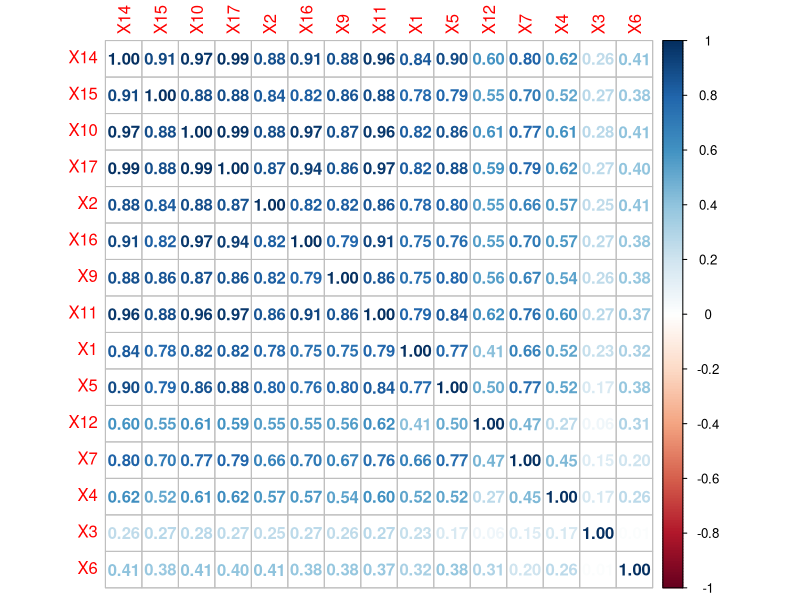
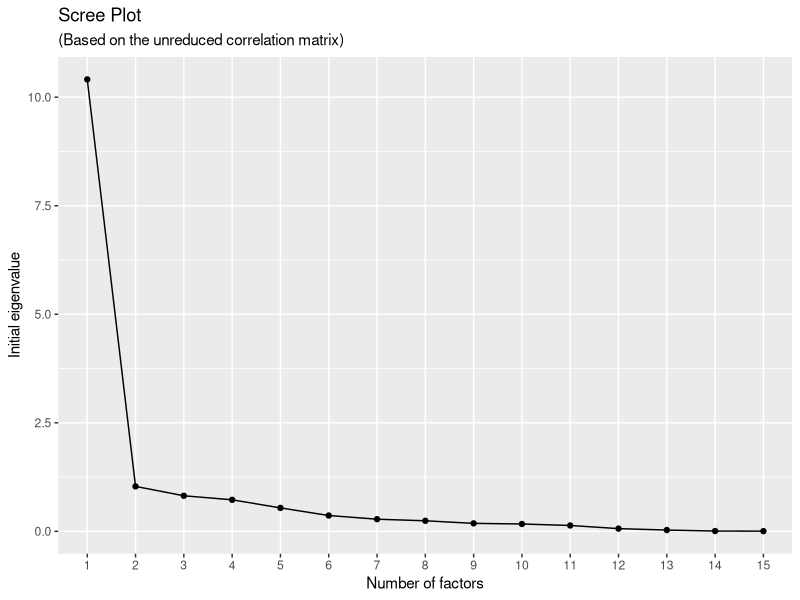
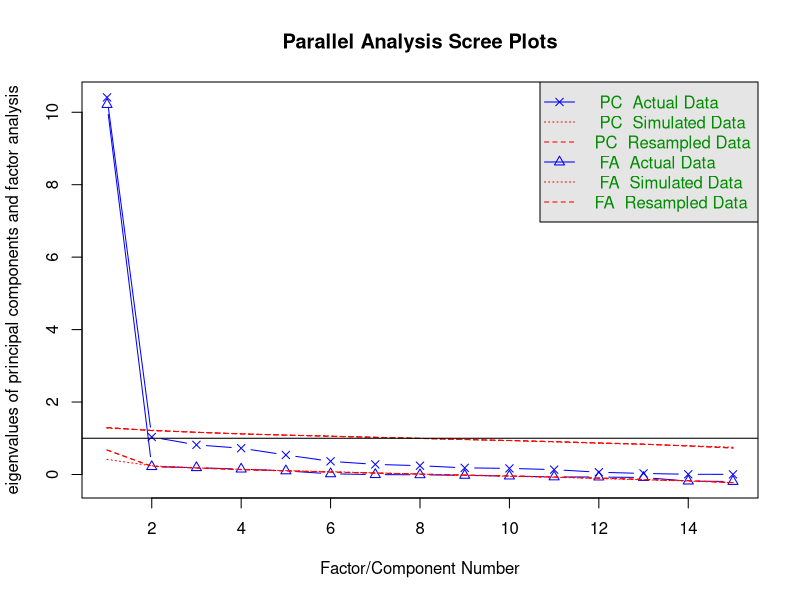
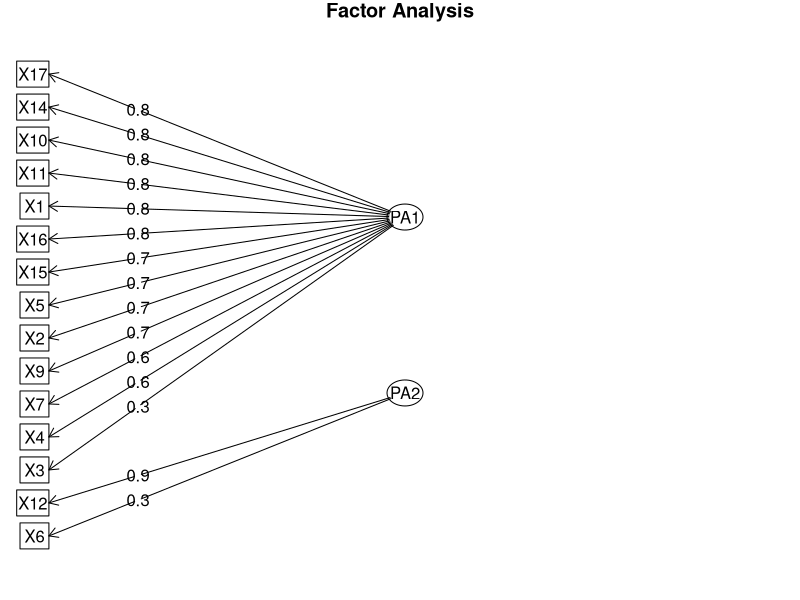
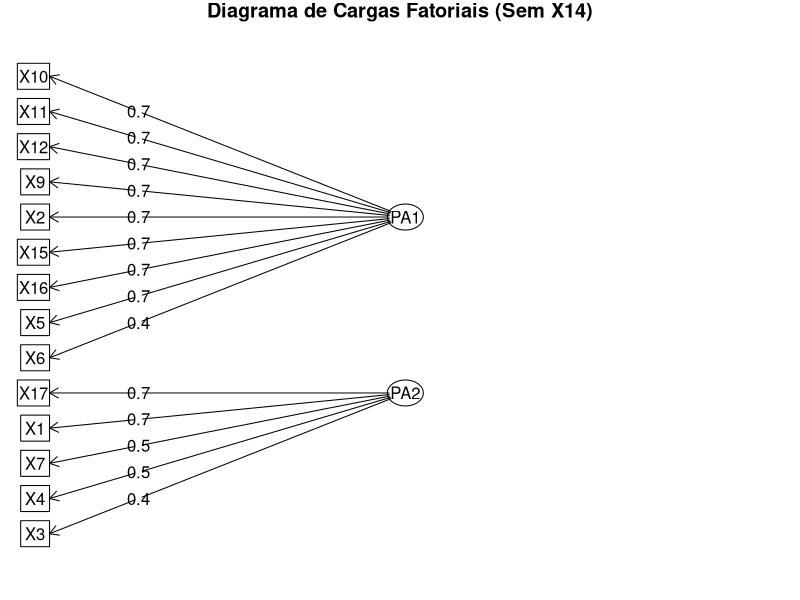

Recreate these plots in R, in order. (Note: this script raises an error after producing the figures.)
install.packages('psych')
install.packages('GPArotation')
install.packages("corrplot")
#estava com ""
install.packages('ggplot2')
install.packages('carData')
install.packages('readxl')
#estava com ""

library("readxl")
library(carData)
library("psych")
library(corrplot)
library(dplyr)
library(ggplot2)
#-------------------------------
#--Analise Fatorial (AFE) 

# 1- Carregando Dataframe 
#Base dados: arquivo '.csv' do diretorio

# 2- lendo arquivo
data_survey<-read_excel("BD_VIOLENCIA_MG_2022-3.xlsx")

describe(data_survey)
dAux<-data_survey            
#########
dim(dAux)
#describe(dAux)
summary(dAux)
head(dAux)
View(dAux)
#########

# 3- Matriz de correlação:

datamatrix <- cor(dAux)
corrplot(datamatrix, method="number")
#--------------

# 4- Teste validação KMO e Bartlett
dataX <- dAux
KMO(cor(dataX))
cortest.bartlett(dataX)
det(cor(dataX))
#-------------------


# 5- Número de fatores da A.F.
# Método Scree:
fafitfree <- fa(dataX,nfactors = ncol(dataX), rotate = "none")
n_factors <- length(fafitfree$e.values)
scree     <- data.frame(Factor_n =  as.factor(1:n_factors),Eigenvalue = fafitfree$e.values)
ggplot(scree, aes(x = Factor_n, y = Eigenvalue, group = 1)) +
  geom_point() + geom_line() +
  xlab("Number of factors") +
  ylab("Initial eigenvalue") +
  labs( title = "Scree Plot",
        subtitle = "(Based on the unreduced correlation matrix)")

# Técnica análise paralela para sequência de fatores com uma matriz de mesmo tamanho
parallel <- fa.parallel(dataX)

#vss(dataX)
#O metodo Scree e o VSS 
#nos da a entender dois fatores, ao contrario da analise paralela

#PCA do prof. no meu PC nao funcionou: deu 2 fatores
#pca.none <- principal(r=dataX, nfactors, residuals = FALSE, rotate="varimax", 
#                      +                       scores = TRUE, method = "regression")
#print(pca.none)


# IMPORTANTE! 'nfactors' recebe o nº fatores da analise paralela acima
# pode ser: 1, 2, 3, etc
# 6- Análise Fatorial usando a função ‘fa’ com o algoritmo dos eixos principais e rotação ‘Varimax’
fa.none <- fa(r=dataX,
              nfactors = 2,
              # covar = FALSE, SMC = TRUE,
              fm="pa", # type of factor analysis we want to use (“pa” is principal axis factoring)
              max.iter=100, # (50 is the default, but we have changed it to 100
              rotate="varimax") # none rotation
print(fa.none)

# 7- Grafo das matrizes com o fator carga:
fa.diagram(fa.none)
#-------------

# --- CONTINUAÇÃO DO SCRIPT ---
# APLICAÇÃO DE ANALISE FATORIAL E CLUSTERIZAÇÃO
# OBJETIVO? BASE DADOS FINAL PARA MODELO PREDITIVO

# 7.1 Isolamento do Alvo (Furto)
y_alvo <- dataX$X14
data_para_fatores <- dataX %>% select(-X14)

# 7.2 Execução da AF de Produção (Sem o X14)
# Note: usamos fm="pa" para Principal Axis Factoring
fa_final <- fa(r = data_para_fatores, 
               nfactors = 2, 
               fm = "pa", 
               rotate = "varimax", 
               scores = "regression")

# 7.3 Visualização para Definição de Nomes
# Este gráfico mostrará as setas e os coeficientes de cada X para os novos fatores
fa.diagram(fa_final, main = "Diagrama de Cargas Fatoriais (Sem X14)")

# Exibe as cargas no console para conferência numérica
print(fa_final$loadings, cutoff = 0.3) # O cutoff esconde valores baixos para facilitar a leitura

# Rodando a AF final com 2 fatores (conforme seu Scree Plot)
fa_final <- fa(r = data_para_fatores, nfactors = 2, rotate = "varimax", scores = "regression")

# 8. Criando o novo Dataset "Pronto para Machine Learning"
# Extraímos os scores (que agora representam a estrutura de criminalidade sem o X14)
df_modelagem <- as.data.frame(fa_final$scores)

names(df_modelagem)[1] <- "Indice_Violencia_e_Confronto_Geral" # Exemplo para PA1/MR1
names(df_modelagem)[2] <- "Indice_Vulnerabilidade_e_Furtos"  # Exemplo para PA2/MR2

# Adicionamos a variável alvo de volta
df_modelagem$Furto_X14 <- y_alvo

# 9. Adicionando Clusterização para enriquecer o CSV
# Vamos criar 3 perfis de cidades baseados nos fatores

#Cluster 1: Cidades pequenas com baixíssima criminalidade.

#Cluster 2: Cidades polo regionais (médio porte).

#Cluster 3: Grandes centros urbanos (Belo Horizonte, Uberlândia, etc).

set.seed(123)
clusters <- kmeans(fa_final$scores, centers = 3)
df_modelagem$Perfil_Cidade <- as.factor(clusters$cluster)

# 10. Exportando o arquivo para a Interface Shiny
write.csv(df_modelagem, "BD_PROCESSADO_PARA_SHINY.csv", row.names = FALSE)

cat("Arquivo processado com sucesso! Use 'BD_PROCESSADO_PARA_SHINY.csv' no Shiny.")

# 11 Lendo novo dataset

dataNew<-read.csv("BD_PROCESSADO_PARA_SHINY.csv")
View(dataNew)
